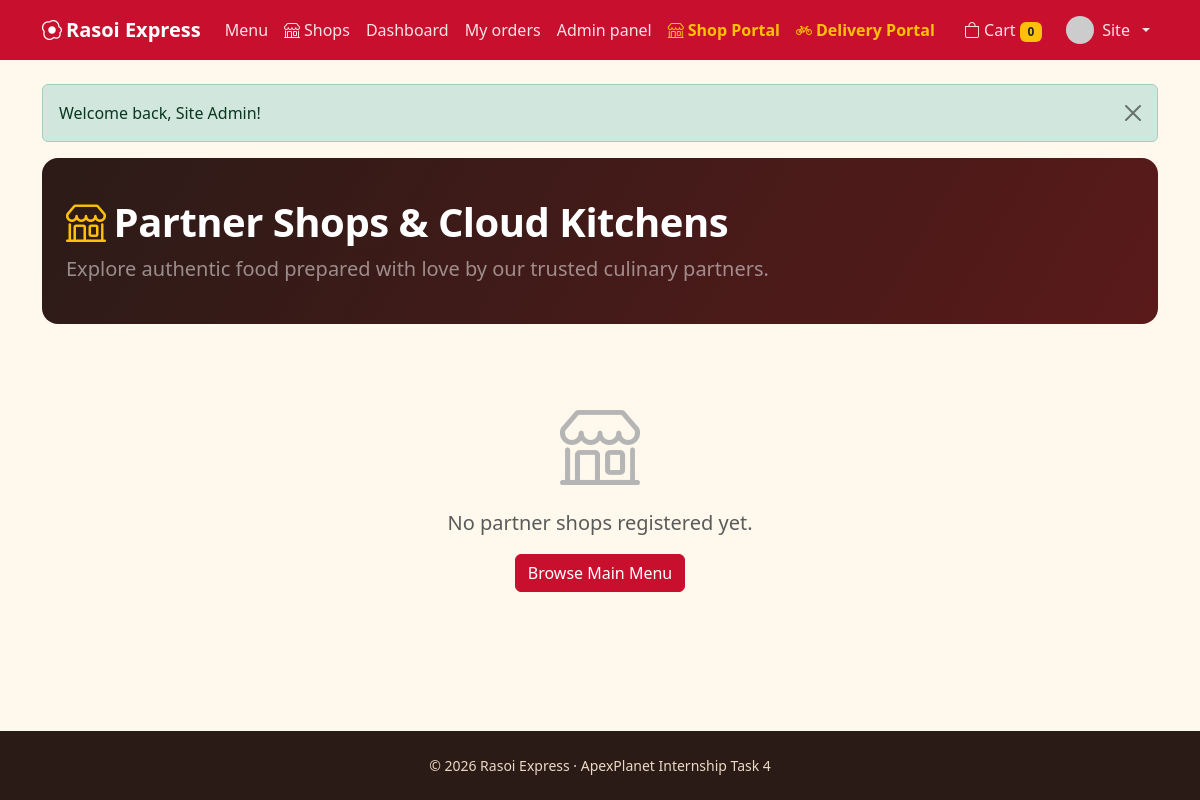
The app's page /shops.php (signed in), older data.
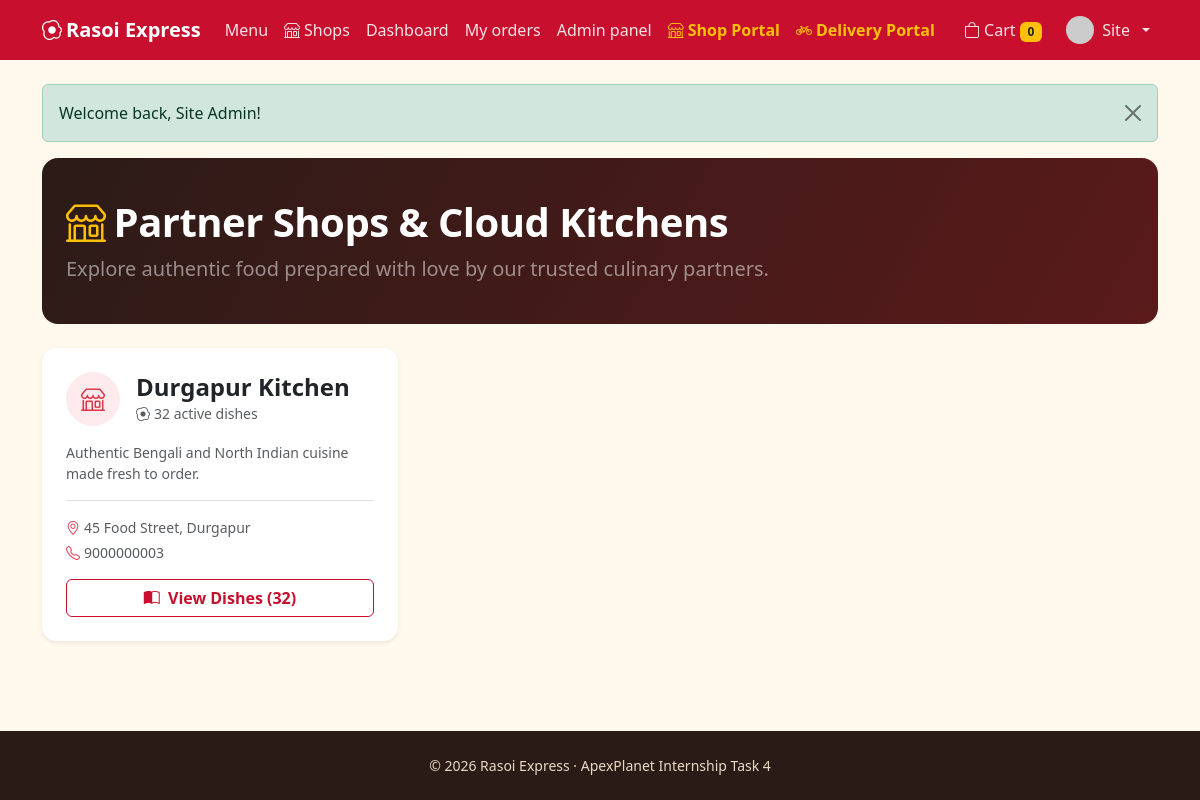
The same page, newer data.
### tables this page shows
CREATE TABLE shops (
  id INT UNSIGNED AUTO_INCREMENT PRIMARY KEY,
  name VARCHAR(100) NOT NULL,
  description TEXT,
  address VARCHAR(255) NOT NULL,
  phone VARCHAR(15) NOT NULL,
  owner_id INT UNSIGNED NOT NULL,
  created_at TIMESTAMP DEFAULT CURRENT_TIMESTAMP,
  CONSTRAINT fk_shops_owner FOREIGN KEY (owner_id) REFERENCES users(id) ON DELETE CASCADE,
  INDEX idx_shops_owner (owner_id)
);

### includes/auth.php (called while the page is built, shortened)
<?php
function e($v): string { return htmlspecialchars((string)$v, ENT_QUOTES, 'UTF-8'); }
function url(string $p = ''): string { return BASE_URL . '/' . ltrim($p, '/'); }

### shops.php (the view, shortened to what the changed rows need)
<?php
require_once __DIR__ . '/includes/auth.php';
$pdo = db();
$shopsStmt = $pdo->query("SELECT s.*, u.name AS owner_name,
    COUNT(f.id) AS total_dishes
FROM shops s
JOIN users u ON u.id = s.owner_id
LEFT JOIN foods f ON f.shop_id = s.id AND f.is_available = 1
GROUP BY s.id, u.name
ORDER BY s.id ASC");
$shops = $shopsStmt->fetchAll();
require __DIR__ . '/includes/header.php';
?>
<div class="hero mb-4">
  <h1 class="display-6 fw-bold mb-2"><i class="bi bi-shop me-2 text-warning"></i>Partner Shops &amp; Cloud Kitchens</h1>
  <p class="lead mb-0 text-white-50">Explore authentic food prepared with love by our trusted culinary partners.</p>
</div>
<?php if (empty($shops)): ?>
  <div class="text-center text-muted py-5">
    <i class="bi bi-shop display-1 text-secondary opacity-50 mb-3 d-block"></i>
    <p class="fs-5">No partner shops registered yet.</p>
    <a href="<?= url('index.php') ?>" class="btn btn-rx">Browse Main Menu</a>
  </div>
<?php else: ?>
  <div class="row g-4">
    <?php foreach ($shops as $s): ?>
      <div class="col-md-6 col-lg-4">
        <div class="card h-100 shadow-sm border-0 food-card">
          <div class="card-body d-flex flex-column p-4">
            <div class="d-flex align-items-center gap-3 mb-3">
              <div class="rounded-circle bg-danger bg-opacity-10 text-danger p-3 d-flex align-items-center justify-content-center" style="width: 54px; height: 54px;">
                <i class="bi bi-shop fs-4"></i>
              </div>
              <div>
                <h4 class="card-title mb-0 fw-bold"><?= e($s['name']) ?></h4>
                <small class="text-muted"><i class="bi bi-egg-fried me-1"></i><?= (int)$s['total_dishes'] ?> active dishes</small>
              </div>
            </div>
            <p class="card-text text-muted small flex-grow-1 mb-3">
              <?= e($s['description'] ?: 'Authentic, hygienic, and fresh food prepared daily.') ?>
            </p>
            <div class="border-top pt-3 mb-3 small text-muted">
              <div class="mb-1"><i class="bi bi-geo-alt text-danger me-1"></i><?= e($s['address']) ?></div>
              <?php if (!empty($s['phone'])): ?>
                <div><i class="bi bi-telephone text-danger me-1"></i><?= e($s['phone']) ?></div>
              <?php endif; ?>
            </div>
            <div class="d-grid">
              <a href="<?= url('index.php?shop=' . $s['id']) ?>" class="btn btn-outline-rx fw-semibold">
                <i class="bi bi-book-half me-1"></i> View Dishes (<?= (int)$s['total_dishes'] ?>)
              </a>
            </div>
          </div>
        </div>
      </div>
    <?php endforeach; ?>
  </div>
<?php endif; ?>
<?php require __DIR__ . '/includes/footer.php'; ?>

### includes/header.php (shortened to what the changed rows need)
<?php require_once __DIR__ . '/auth.php'; $me = current_user(); $isAdminArea = !empty($adminArea); $isShopArea = !empty($shopArea); $isDeliveryArea = !empty($deliveryArea); ?>
<!DOCTYPE html>
<html lang="en">
<head>
<link href="https://cdn.jsdelivr.net/npm/bootstrap@5.3.3/dist/css/bootstrap.min.css" rel="stylesheet">
<link href="https://cdn.jsdelivr.net/npm/bootstrap-icons@1.11.3/font/bootstrap-icons.min.css" rel="stylesheet">
<link href="<?= url('assets/css/style.css') ?>" rel="stylesheet">
</head>
<body>
<main class="container py-4 main-content flex-grow-1 d-flex flex-column">
<?php foreach (get_flash() as [$t, $m]): ?>
  <div class="alert alert-<?= e($t) ?> alert-dismissible fade show" role="alert"><?= e($m) ?><button type="button" class="btn-close" data-bs-dismiss="alert"></button></div>
<?php endforeach; ?>

Row changes from the older to the newer data that the page shows:
added shops: name "Durgapur Kitchen", total_dishes "32", description "Authentic Bengali and North Indian cuisine made fresh to order.", address "45 Food Street, Durgapur", phone "9000000003"
Text that changed along with them:
text no longer shown: "No partner shops registered yet. Browse Main Menu"
